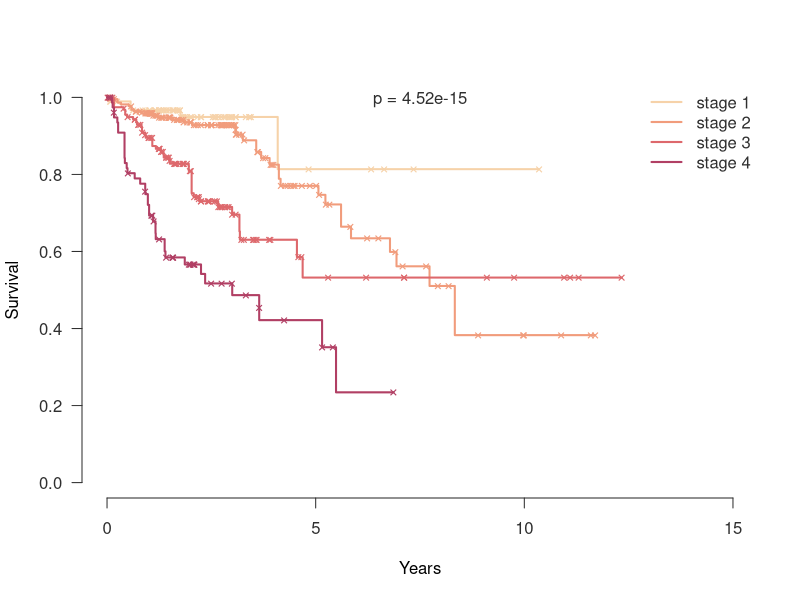

R code for this plot:
###
### A brief introduction to
### DATA SCIENCE
###
### Example analysis in R:
### Compare the overall survival between the different tumor stages.
###
### Alexander Koch
### 2019
###

setwd('~/Documents/postdoc/dataScienceClass/')

library(data.table)
library(survival)

# Load and process the phenotype and survival data that we downloaded from TCGA.
p = fread('data/TCGA-COAD.GDC_phenotype.tsv', data.table=F)
dim(p)
head(p)
table(p$sample_type.samples)

# Select only the primary tumor samples.
p = p[which(p$sample_type.samples == 'Primary Tumor'),]
dim(p)
table(p$tumor_stage.diagnoses)

p = p[,c('submitter_id', 'tumor_stage.diagnoses')]
colnames(p) = c('patient', 'stage')
p$stage[grepl('iv', p$stage)] = 'stage 4'
p$stage[grepl('iii', p$stage)] = 'stage 3'
p$stage[grepl('ii', p$stage)] = 'stage 2'
p$stage[grepl('i', p$stage)] = 'stage 1'
p$stage[!grepl('stage', p$stage)] = NA

s = fread('data/TCGA-COAD.survival.tsv', data.table=F)
dim(s)
head(s)
s = s[,c('_PATIENT', '_EVENT', '_TIME_TO_EVENT')]
colnames(s) = c('patient', 'event', 'time')

# Combine the selected phenotype and survival data into a single table.
data = merge(p, s)
dim(data)
head(data)

# Create the survival curves for the four different tumor stages.
fit = survfit(Surv(time, event) ~ stage, data=data)
r = survdiff(Surv(time, event) ~ stage, data=data)
pvalue = pchisq(r$chisq, 3, lower.tail=F)
pvalue

stageColors = c('#f6d2a9', '#f19c7c', '#dd686c', '#b13f64')
plot(fit, lty=1, col=stageColors, frame.plot=F, lwd=2, xlab='Years', ylab='Survival', mark=-0x00D7L, xaxt='n', yaxt='n', xlim=c(0, 15 * 365))
axis(1, at=seq(0, 15 * 365, by=5 * 365), labels=seq(0, 15, by=5), col='#2f2f2f', col.axis='#2f2f2f')
axis(2, at=seq(0, 1, by=0.2), col='#2f2f2f', col.axis='#2f2f2f', las=1)
text(15 * 365 / 2, 1, paste0('p = ', sprintf('%3.2e', pvalue)), adj=c(0.5, 0.5), col='#2f2f2f')
legend('topright', c('stage 1', 'stage 2', 'stage 3', 'stage 4'), col=stageColors, lty=1, lwd=2, bty='n', text.col='#2f2f2f')
